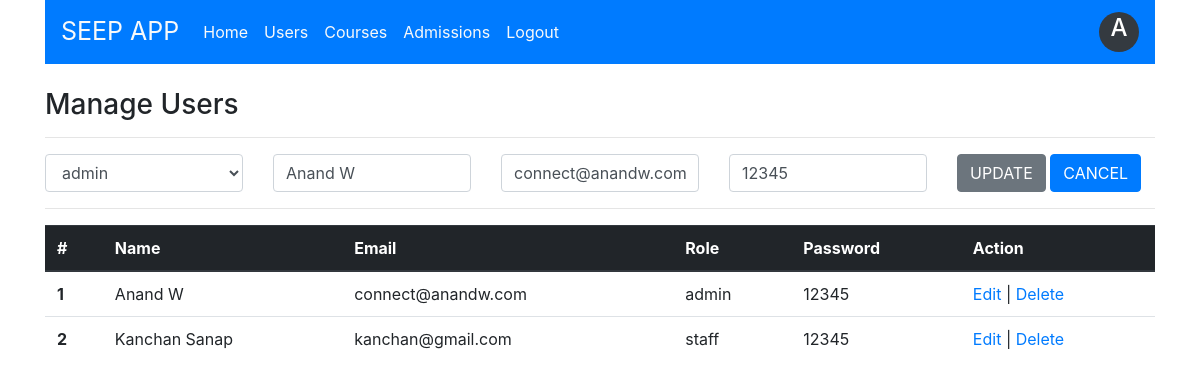
/users.php?edit=1 (signed in), run on the app's committed database.
### tables this page shows
CREATE TABLE `user` (
  `user_id` int(11) NOT NULL,
  `user_name` varchar(15) NOT NULL,
  `user_email` varchar(25) NOT NULL,
  `user_password` varchar(15) NOT NULL,
  `role_id` int(11) NOT NULL
);

CREATE TABLE `role` (
  `role_id` int(11) NOT NULL,
  `role_name` varchar(15) NOT NULL
);

### users.php (the view, shortened to what this page needs)
<html>
<head>
    <link rel="stylesheet" href="css/style.css">
    <link rel="stylesheet" href="https://maxcdn.bootstrapcdn.com/bootstrap/4.0.0/css/bootstrap.min.css">
</head>
<body>
<?php
    include("include/dbconnection.php");
    $userName="";
    $userEmail="";
    $userPassword="";
    $userRole="";
    if(isset($_REQUEST["edit"]))
    {
        $userId = $_REQUEST["edit"];
        $qry = "SELECT * FROM user WHERE user_id=".$userId;
        $userList = mysqli_query($con, $qry);
        $user = mysqli_fetch_assoc($userList);
        $userName = $user["user_name"];
        $userEmail = $user["user_email"];
        $userPassword = $user["user_password"];
        $userRole = $user["role_id"];
    }
    $qry = "SELECT * FROM user, role WHERE user.role_id=role.role_id";
    $userList = mysqli_query($con, $qry);
?>
<div class="container">
   <?php include("include/header.php");
   ?>
   <br>
   <section>
        <div class="row">
            <div class="col">
            <h3> Manage Users </h3>
            <hr>
            <form action="" method="post">
                <div class="row">
                    <div class="col">
                        <select class="form-control" name="txtRole" >
                            <?php
                                $qry = "SELECT * FROM role";
                                $roleList = mysqli_query($con, $qry);
                                while($role = mysqli_fetch_assoc($roleList))
                                {
                                    if($role["role_id"] == $userRole)
                                        echo "<option value='".$role["role_id"]."' selected=selected> ".$role["role_name"]." </option>";
                                    else
                                        echo "<option value='".$role["role_id"]."'> ".$role["role_name"]." </option>";
                                }
                            ?>
                        </select>
                    </div>
                    <div class="col">
                        <input type="text" name="txtName" class="form-control" placeholder="Name" value="<?=$userName?>" required>
                    </div>
                    <div class="col">
                        <input type="text" name="txtEmail" class="form-control" placeholder="Email" value="<?=$userEmail?>" required>
                    </div>
                    <div class="col">
                        <input type="text" name="txtPassword" class="form-control" placeholder="Password" value="<?=$userPassword?>" required>
                    </div>
                    <div class="col">
                        <?php if( isset($_REQUEST["edit"]) ) { ?>
                        <input type="submit" name="btnUpdateUser" class="btn btn-secondary" value="UPDATE">
                        <a href="users.php" class="btn btn-primary"> CANCEL </a>
                        <?php } else { ?>
                        <input type="submit" name="btnAddUser" class="form-control btn btn-primary" value="ADD">
                        <?php } ?>
                    </div>
                </div>
            </form>
            <hr>
            <table class="table">
                <thead class="thead-dark">
                    <tr>
                    <th scope="col">#</th>
                    <th scope="col">Name</th>
                    <th scope="col">Email</th>
                    <th scope="col">Role</th>
                    <th scope="col">Password</th>
                    <th scope="col">Action</th>
                    </tr>
                </thead>
                <tbody>
                    <?php while($user = mysqli_fetch_assoc($userList)) { ?>
                    <tr>
                        <th scope="row"><?=$user["user_id"]?></th>
                        <td><?=$user["user_name"]?></td>
                        <td><?=$user["user_email"]?></td>
                        <td><?=$user["role_name"]?></td>
                        <td><?=$user["user_password"]?></td>
                        <td>
                            <a href="users.php?edit=<?=$user["user_id"]?>"> Edit </a> |
                            <a href="users.php?delete=<?=$user["user_id"]?>"> Delete </a>
                        </td>
                    </tr>
                    <?php } ?>
                </tbody>
                </table>
            </div>
        </div>
   </section>
</div>
</body>
</html>

### data on the page
user: txtName "Anand W", txtEmail "connect@anandw.com", txtPassword "12345", user_id "1", user_name "Anand W", user_email "connect@anandw.com", role.role_name "admin", user_password "12345"
user: user_id "2", user_name "Kanchan Sanap", user_email "kanchan@gmail.com", role.role_name "staff", user_password "12345"

### other printed values
$username1 "A"
form field txtRole "admin"
